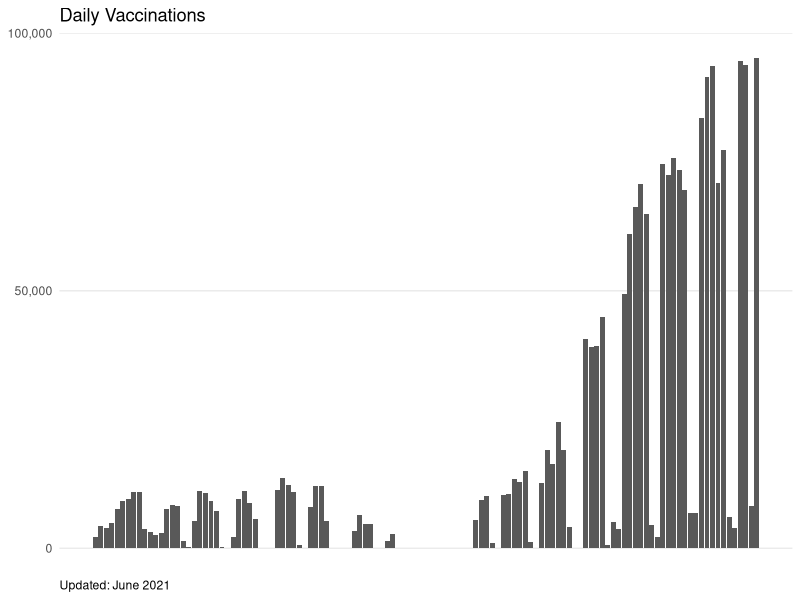
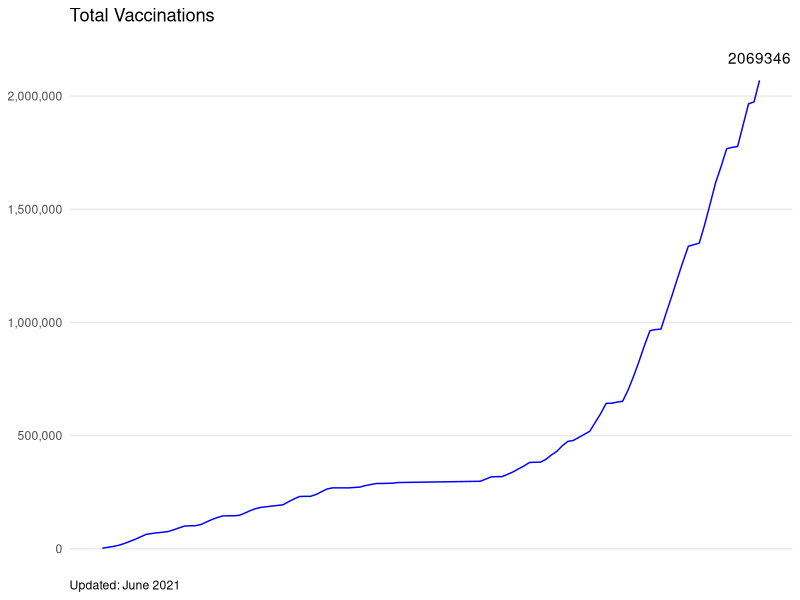

Write R code to recreate these figures, in order.
## ---- chunk 1
library(tidyverse)
library(lubridate)
library(R.utils)
library(scales)
## ---- chunk 2
data <- read.csv("data/covid19za_timeline_vaccination.csv")
head(data)
## ---- chunk 3
vaccinations <- data %>%
  mutate(date = dmy(date)) %>%
  mutate(daily=vaccinations-lag(vaccinations,default=0)) %>% # calculate daily vaccinations
  mutate(total = vaccinations) %>%
  select(date, daily, total)

head(vaccinations)
## ---- chunk 4
ggplot(vaccinations, aes(date, daily)) + 
  geom_col() +
  scale_x_date(breaks = NULL) +
  scale_y_continuous(breaks=c(0, 50000, 100000), labels = comma, minor_breaks = NULL) +
  labs(title= "Daily Vaccinations",
       caption = "Updated: June 2021",
       x = NULL,
       y = NULL) +
  theme_minimal() +
  theme(plot.caption = element_text(hjust = 0))

## ---- chunk 5
ggplot(vaccinations, aes(date, total)) + 
  geom_line(color = "blue") +
  #scale_y_continuous(breaks = seq(0, 2500000, by = 500000), limits = c(0, 2500000), labels = comma, minor_breaks = NULL) +
  scale_y_continuous(labels = comma, minor_breaks = NULL) +
  scale_x_date(breaks = NULL) + 
  geom_text(aes(label = total), data = tail(vaccinations, 1), nudge_y = 100000) +
  labs(title= "Total Vaccinations",
       caption = "Updated: June 2021",
       x = NULL,
       y = NULL) +
  theme_minimal() +
  theme(plot.caption = element_text(hjust = 0))
